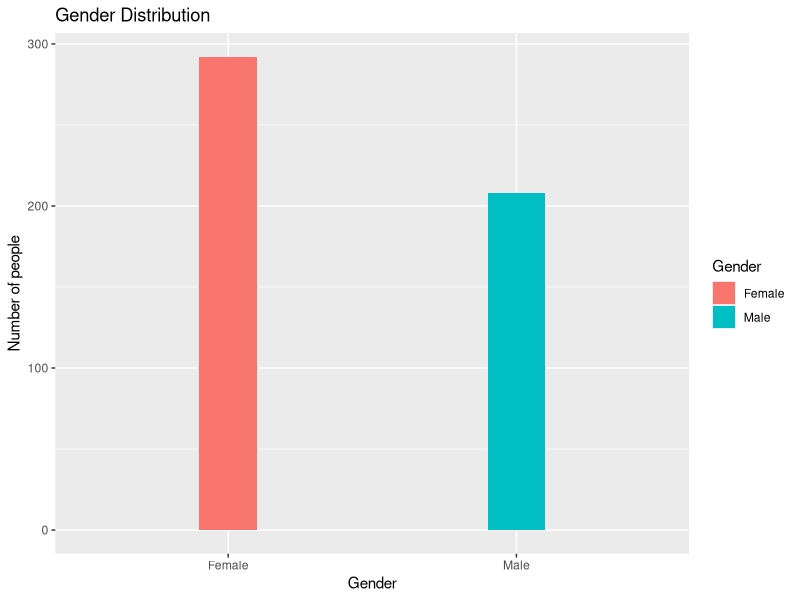
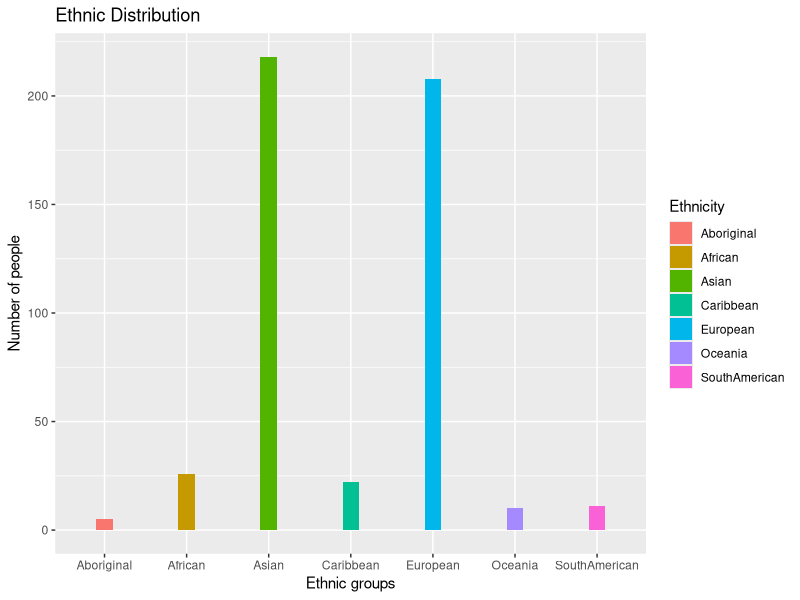
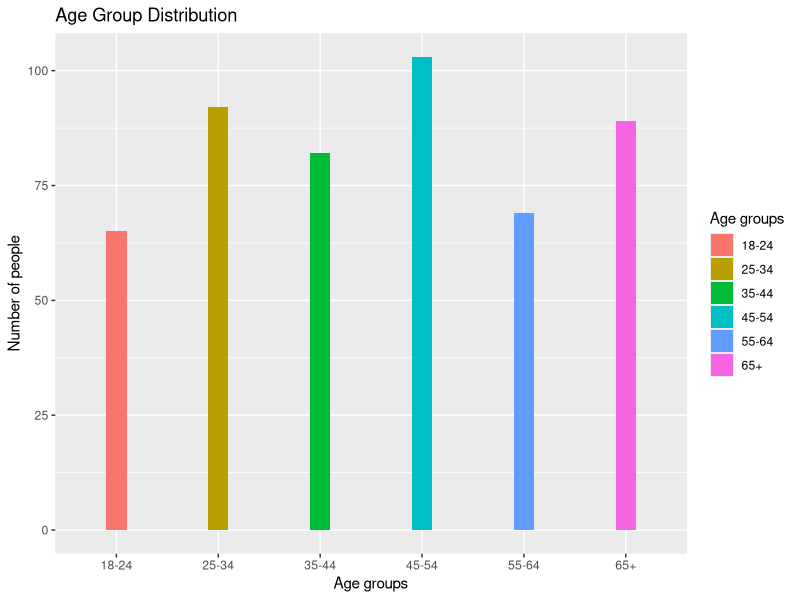
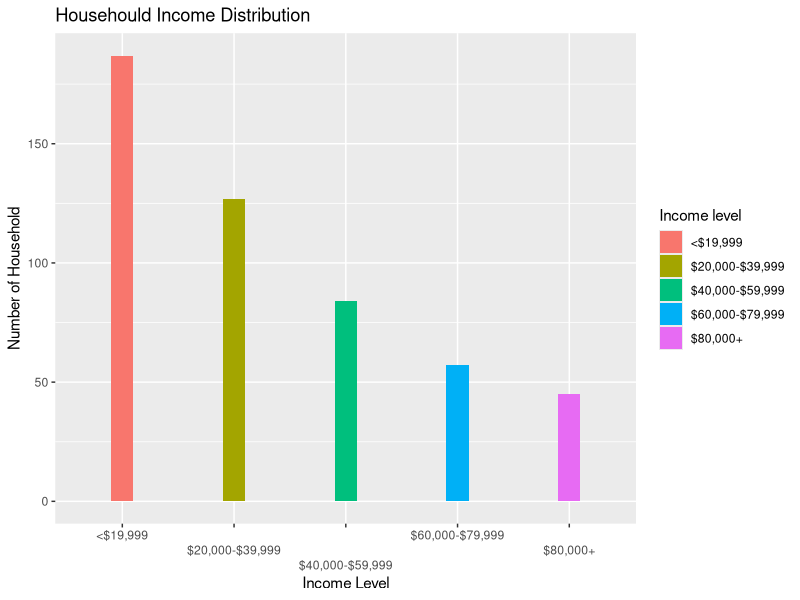
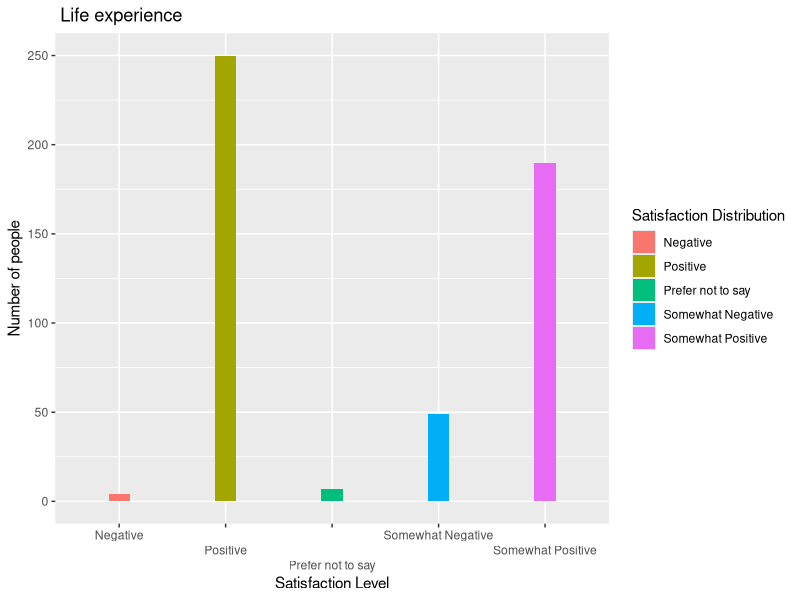
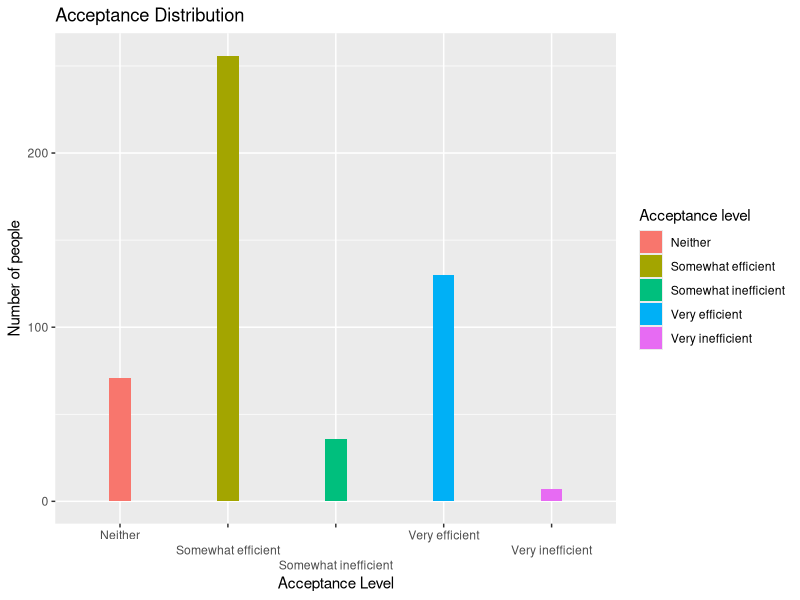
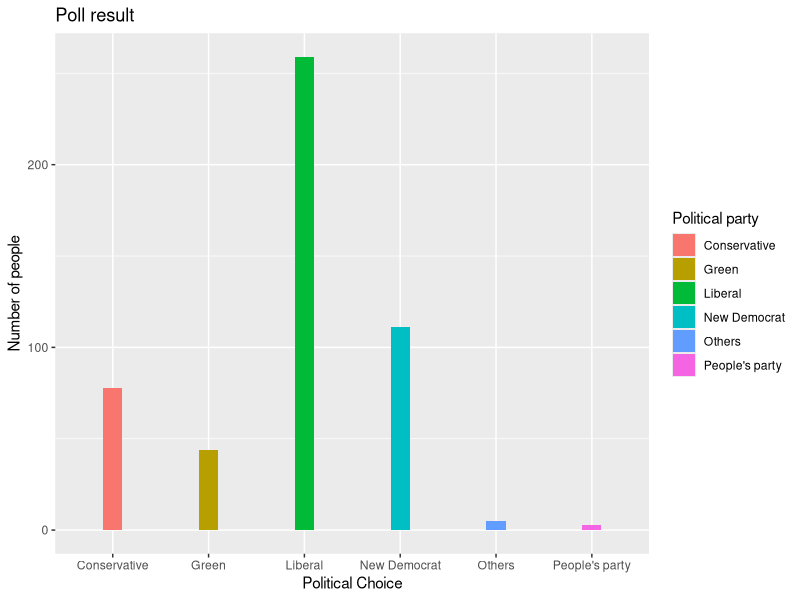
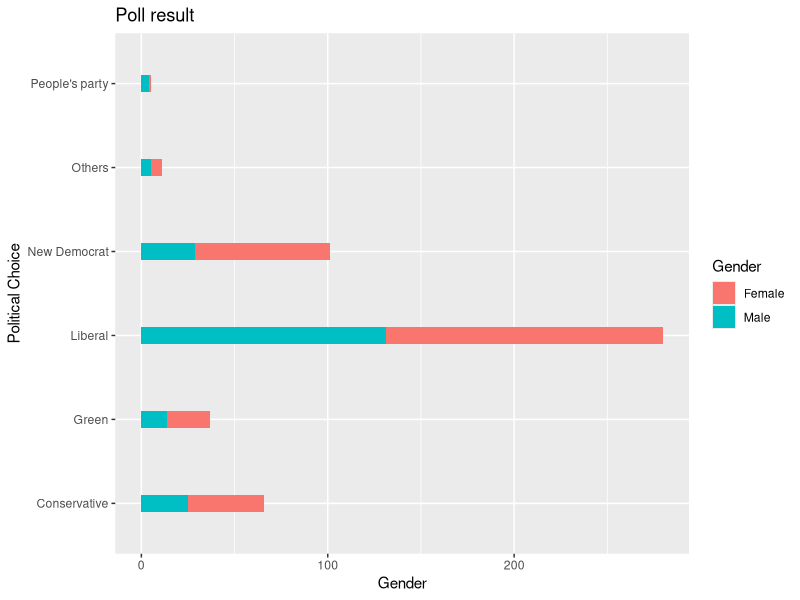

Write R code to recreate these figures, in order.
## ---- chunk 1
library(tidyverse)
## ---- chunk 2
# Simulation result
set.seed(500)

gender <- c("Male","Female")
d1_gender<-sample(gender,500,replace=TRUE,prob=c(0.42,0.58))
head(d1_gender)

ethnicity <- c("Aboriginal","Asian","African","Caribbean","European","SouthAmerican","Oceania")
d2_ethnicity<-sample(ethnicity,500,replace=TRUE,prob=c(0.01,0.43,0.05,0.06,0.4,0.03,0.02))
head(d2_ethnicity)

age <- c("18-24","25-34","35-44","45-54","55-64","65+")
d3_age<-sample(age,500,replace=TRUE,prob=c(0.11,0.17,0.14,0.18,0.13,0.15))
head(d3_age)

househould_income <- c("<$19,999","$20,000-$39,999","$40,000-$59,999","$60,000-$79,999","$80,000+")
d4_income<-sample(househould_income,500,replace=TRUE,prob = c(0.37,0.26,0.18,0.1,0.09))
head(d4_income)

effect <- c("Positive","Somewhat Positive","Somewhat Negative","Negative","Prefer not to say")
d5_effect<-sample(effect,500,replace=TRUE, prob = c(0.48,0.41,0.09,0.01,0.02))
head(d5_effect)

efficiency <- c("Very efficient","Somewhat efficient","Neither","Somewhat inefficient","Very inefficient")
d6_efficiency<-sample(efficiency,500,replace=TRUE, prob = c(0.27,0.46,0.14,0.09,0.03))
head(d6_efficiency)

vote <- c("Liberal","New Democrat","Green","Others","Conservative","People's party")
d7_vote<-sample(vote,500,replace=TRUE,prob = c(0.56,0.22,0.07,0.02,0.12,0.01))
head(d7_vote)
## ---- chunk 3
#Form a data set
my_data <- data.frame("Gender"=d1_gender,"Ethnicity"=d2_ethnicity, "Age_Group"=d3_age, "Household_income"=d4_income, "Life_Impact"=d5_effect, "Satisfaction_Lvl"=d6_efficiency,"Vote"=d7_vote)
head(my_data)

#Note: Each column is not related
## ---- chunk 4
#Plot data to get a overview
ggplot(my_data, aes(x = d1_gender, fill = d1_gender)) + 
  geom_bar(width=0.2) + 
  labs( x = "Gender", y = "Number of people", title ="Gender Distribution") + 
  guides(fill = guide_legend(title = "Gender"))
## ---- chunk 5
#Plot data to get a overview
ggplot(my_data, aes(x = d2_ethnicity, fill = d2_ethnicity)) +
  geom_bar(width=0.2) +
  labs( x = "Ethnic groups", y = "Number of people", title ="Ethnic Distribution") + 
  guides(fill = guide_legend(title = "Ethnicity"))
## ---- chunk 6
#Plot data to get a overview
ggplot(my_data, aes(x = d3_age, fill = d3_age)) + 
  geom_bar(width=0.2) +
  labs( x = "Age groups", y = "Number of people", title ="Age Group Distribution") + 
  guides(fill = guide_legend(title = "Age groups"))
## ---- chunk 7
#Plot data to get a overview
ggplot(my_data, aes(x = d4_income, fill = d4_income))  + 
  geom_bar(width=0.2) + 
  labs( x = "Income Level", y ="Number of Household", title ="Househould Income Distribution") +
  guides(fill = guide_legend(title = "Income level")) + 
  scale_x_discrete(guide = guide_axis(n.dodge=3))
## ---- chunk 8
#Plot data to get a overview
ggplot(my_data, aes(x = d5_effect, fill = d5_effect)) + 
  geom_bar(width=0.2) + 
  labs( x = "Satisfaction Level", y = "Number of people", title =" Life experience") + 
  guides(fill = guide_legend(title = "Satisfaction Distribution")) + 
  scale_x_discrete(guide = guide_axis(n.dodge=3))
## ---- chunk 9
ggplot(my_data, aes(x = d6_efficiency,fill = d6_efficiency)) + 
  geom_bar(width=0.2) + 
  labs( x = "Acceptance Level", y = "Number of people", title ="Acceptance Distribution") + 
  guides(fill = guide_legend(title = "Acceptance level")) + 
  scale_x_discrete(guide = guide_axis(n.dodge=3))
## ---- chunk 10
#Plot data to get a overview
ggplot(my_data, aes(x = d7_vote, fill = d7_vote)) + 
  geom_bar(width=0.2) + 
  labs( x = "Political Choice", y = "Number of people", title ="Poll result") + 
  guides(fill = guide_legend(title = "Political party"))
## ---- chunk 11
# Gender VS Election choice
set.seed(500)
my_data$Party<-NA
#Candidates demographic(how many male and female in survey population)
D.f<-nrow(my_data[my_data$Gender=='Female',])
D.m<-nrow(my_data[my_data$Gender=='Male',])
D.f
D.m

#Connect gender with election preference
Party<- c("Liberal","New Democrat","Green","Others","Conservative","People's party")
Party.data.f<-sample(Party,D.f,replace=TRUE,prob=c(0.32,0.15,0.04,0.01,0.07,0.002))
Party.data.m<-sample(Party,D.m,replace=TRUE,prob=c(0.24,0.07,0.03,0.01,0.05,0.008))
my_data[my_data$Gender=='Female',"Party"]<-Party.data.f
my_data[my_data$Gender=='Male',"Party"]<-Party.data.m

ggplot(my_data, aes(x = Party,fill=Gender)) + 
  geom_bar(width=0.2) + 
  labs( x = "Political Choice", y = "Gender", title ="Poll result") + 
  coord_flip()
## ---- chunk 12
set.seed(500)

my_data$Party2<-NA
#Candidates demographic(household income lvl)
D.a<-nrow(my_data[my_data$Household_income=='<$19,999',])
D.b<-nrow(my_data[my_data$Household_income=='$20,000-$39,999',])
D.c<-nrow(my_data[my_data$Household_income=='$40,000-$59,999',])
D.d<-nrow(my_data[my_data$Household_income=='$60,000-$79,999',])
D.e<-nrow(my_data[my_data$Household_income=='$80,000+',])
D.a
D.b
D.c
D.d
D.e

#Connect Household income lvl with election action
Party2<- c("Liberal","New Democrat","Green","Others","Conservative","People's party")
Party2.data.a<-sample(Party2,D.a,replace=TRUE,prob=c(0.05,0.07,0.012,0.0014,0.045,0.0024))
Party2.data.b<-sample(Party2,D.b,replace=TRUE,prob=c(0.09,0.04,0.014,0.0018,0.03,0.0033))
Party2.data.c<-sample(Party2,D.c,replace=TRUE,prob=c(0.11,0.02,0.02,0.014,0.005,0.00369))
Party2.data.d<-sample(Party2,D.d,replace=TRUE,prob=c(0.15,0.02,0.016,0.0016,0.012,0.00035))
Party2.data.e<-sample(Party2,D.e,replace=TRUE,prob=c(0.16,0.05,0.008,0.0012,0.028,0.00026))
my_data[my_data$Household_income=='<$19,999',"Party2"]<-Party2.data.a
my_data[my_data$Household_income=='$20,000-$39,999',"Party2"]<-Party2.data.b
my_data[my_data$Household_income=='$40,000-$59,999',"Party2"]<-Party2.data.c
my_data[my_data$Household_income=='$60,000-$79,999',"Party2"]<-Party2.data.d
my_data[my_data$Household_income=='$80,000+',"Party2"]<-Party2.data.e

#Overview of household income distribution in each category
ggplot(my_data, aes(x = Party2,fill=Household_income)) + 
  geom_bar(width=0.2) + 
  labs( x = "Political Choice", y = "Household Income lvl", title ="Income Distribution with in the Liberal Party ") + 
  coord_flip()

#Distribution of people who have voted for Liberal
slices <- c(0.05,0.09,0.11,0.15,0.16)
lbls <- c("$19,999", "$20,000-$39,999", "$40,000-$59,999", "$60,000-$79,999", "$80,000")
pct <- round(slices/sum(slices)*100)
lbls <- paste(lbls, pct) # add percents to labels 
lbls <- paste(lbls,"%",sep="") # ad % to labels 
pie(slices, labels = lbls, main="Voter Demographics within the Liberal Party")
## ---- chunk 13
set.seed(500)
#Ethnicity VS Election choices
my_data$Party3<-NA
#Candidates demographic(ethnicity)
A.a<-nrow(my_data[my_data$Ethnicity=='Aboriginal',])
A.b<-nrow(my_data[my_data$Ethnicity=='Asian',])
A.c<-nrow(my_data[my_data$Ethnicity=='African',])
A.d<-nrow(my_data[my_data$Ethnicity=='Caribbean',])
A.e<-nrow(my_data[my_data$Ethnicity=='European',])
A.f<-nrow(my_data[my_data$Ethnicity=='SouthAmerican',])
A.g<-nrow(my_data[my_data$Ethnicity=='Oceania',])

A.a
A.b
A.c
A.d
A.e
A.f
A.g

#Connect ethnicity with vote
Party3<-c("Liberal","New Democrat","Green","Others","Conservative","People's party")
Party3.data.a<-sample(Party3,A.a,replace=TRUE,prob=c(0.012,0.02,0.022,0.0026,0.021,0.0034))
Party3.data.b<-sample(Party3,A.b,replace=TRUE,prob=c(0.18,0.042,0.017,0.0024,0.011,0.002))
Party3.data.c<-sample(Party3,A.c,replace=TRUE,prob=c(0.17,0.0561,0.0052,0.0014,0.012,0.00004))
Party3.data.d<-sample(Party3,A.d,replace=TRUE,prob=c(0.048,0.012,0.0055,0.0026,0.019,0.00048))
Party3.data.e<-sample(Party3,A.e,replace=TRUE,prob=c(0.052,0.0217,0.0051,0.0033,0.019,0.0019))
Party3.data.f<-sample(Party3,A.f,replace=TRUE,prob=c(0.058,0.0352,0.0048,0.0038,0.019,0.0017))
Party3.data.g<-sample(Party3,A.g,replace=TRUE,prob=c(0.04,0.033,0.0104,0.0039,0.019,0.00048))

my_data[my_data$Ethnicity=='Aboriginal',"Party3"]<-Party3.data.a
my_data[my_data$Ethnicity=='Asian',"Party3"]<-Party3.data.b
my_data[my_data$Ethnicity=='African',"Party3"]<-Party3.data.c
my_data[my_data$Ethnicity=='Caribbean',"Party3"]<-Party3.data.d
my_data[my_data$Ethnicity=='European',"Party3"]<-Party3.data.e
my_data[my_data$Ethnicity=='SouthAmerican',"Party3"]<-Party3.data.f
my_data[my_data$Ethnicity=='Oceania',"Party3"]<-Party3.data.g

# Get a overview of different ethnicity's election preference
ggplot(my_data, aes(x = Party3,fill=Ethnicity)) + 
  geom_bar(width=0.2) + 
  labs( x = "Political Choice", y = "Number of people", title ="Ethnicity Distribution") + 
  coord_flip()

#Asian election preference
slices <- c(0.18,0.042,0.017,0.0024,0.011,0.002)
lbls <- c("Liberal","New Democrat","Green","Others","Conservative","People's party")
pct <- round(slices/sum(slices)*100)
lbls <- paste(lbls, pct) # add percents to labels 
lbls <- paste(lbls,"%",sep="") # ad % to labels 
p1 <- pie(slices, labels = lbls, main="Asian Election Preference")

#Aboriginal election preference
slices <- c(0.012,0.02,0.022,0.0026,0.021,0.0034)
lbls <- c("Liberal","New Democrat","Green","Others","Conservative","People's party")
pct <- round(slices/sum(slices)*100)
lbls <- paste(lbls, pct) # add percents to labels 
lbls <- paste(lbls,"%",sep="") # ad % to labels 
p2 <- pie(slices, labels = lbls, main="Aboriginal Election Preference")
